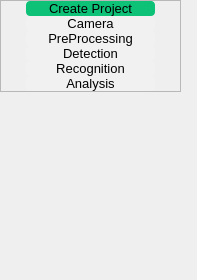
         <widget class="QWidget" name="createProject_Grid" native="true">
          <property name="maximumSize">
           <size>
            <width>197</width>
            <height>16777215</height>
           </size>
          </property>
          <layout class="QVBoxLayout" name="verticalLayout_16">
           <property name="spacing">
            <number>0</number>
           </property>
           <property name="leftMargin">
            <number>0</number>
           </property>
           <property name="topMargin">
            <number>0</number>
           </property>
           <property name="rightMargin">
            <number>0</number>
           </property>
           <property name="bottomMargin">
            <number>0</number>
           </property>
           <item>
            <widget class="QFrame" name="frame_12">
             <property name="sizePolicy">
              <sizepolicy hsizetype="Preferred" vsizetype="Expanding">
               <horstretch>0</horstretch>
               <verstretch>0</verstretch>
              </sizepolicy>
             </property>
             <property name="maximumSize">
              <size>
               <width>181</width>
               <height>406</height>
              </size>
             </property>
             <property name="styleSheet">
              <string notr="true">QPushButton{
	border-radius:4px;
	background-color:#F2F1F1;
}</string>
             </property>
             <property name="frameShape">
              <enum>QFrame::StyledPanel</enum>
             </property>
             <property name="frameShadow">
              <enum>QFrame::Raised</enum>
             </property>
             <layout class="QVBoxLayout" name="verticalLayout_15">
              <property name="spacing">
               <number>0</number>
              </property>
              <property name="leftMargin">
               <number>25</number>
              </property>
              <property name="topMargin">
               <number>0</number>
              </property>
              <property name="rightMargin">
               <number>25</number>
              </property>
              <property name="bottomMargin">
               <number>0</number>
              </property>
              <item>
               <widget class="QPushButton" name="createProjectButton">
                <property name="sizePolicy">
                 <sizepolicy hsizetype="Expanding" vsizetype="Expanding">
                  <horstretch>0</horstretch>
                  <verstretch>0</verstretch>
                 </sizepolicy>
                </property>
                <property name="maximumSize">
                 <size>
                  <width>16777215</width>
                  <height>40</height>
                 </size>
                </property>
                <property name="font">
                 <font>
                  <family>Arial</family>
                  <pointsize>10</pointsize>
                 </font>
                </property>
                <property name="styleSheet">
                 <string notr="true">QPushButton{
	background-color:#0DC177;
	border-radius:4px;
}</string>
                </property>
                <property name="text">
                 <string>Create Project</string>
                </property>
               </widget>
              </item>
              <item>
               <widget class="QPushButton" name="cameraButton">
                <property name="sizePolicy">
                 <sizepolicy hsizetype="Minimum" vsizetype="Expanding">
                  <horstretch>0</horstretch>
                  <verstretch>0</verstretch>
                 </sizepolicy>
                </property>
                <property name="maximumSize">
                 <size>
                  <width>16777215</width>
                  <height>40</height>
                 </size>
                </property>
                <property name="font">
                 <font>
                  <family>Arial</family>
                  <pointsize>10</pointsize>
                 </font>
                </property>
                <property name="styleSheet">
                 <string notr="true"/>
                </property>
                <property name="text">
                 <string>Camera</string>
                </property>
               </widget>
              </item>
              <item>
               <widget class="QPushButton" name="preprocessingButton">
                <property name="sizePolicy">
                 <sizepolicy hsizetype="Minimum" vsizetype="Fixed">
                  <horstretch>0</horstretch>
                  <verstretch>0</verstretch>
                 </sizepolicy>
                </property>
                <property name="maximumSize">
                 <size>
                  <width>16777215</width>
                  <height>40</height>
                 </size>
                </property>
                <property name="font">
                 <font>
                  <family>Arial</family>
                  <pointsize>10</pointsize>
                 </font>
                </property>
                <property name="text">
                 <string>PreProcessing</string>
                </property>
               </widget>
              </item>
              <item>
               <widget class="QPushButton" name="detectionButton">
                <property name="sizePolicy">
                 <sizepolicy hsizetype="Minimum" vsizetype="Expanding">
                  <horstretch>0</horstretch>
                  <verstretch>0</verstretch>
                 </sizepolicy>
                </property>
                <property name="maximumSize">
                 <size>
                  <width>16777215</width>
                  <height>40</height>
                 </size>
                </property>
                <property name="font">
                 <font>
                  <family>Arial</family>
                  <pointsize>10</pointsize>
                 </font>
                </property>
                <property name="styleSheet">
                 <string notr="true"/>
                </property>
                <property name="text">
                 <string>Detection</string>
                </property>
               </widget>
              </item>
              <item>
               <widget class="QPushButton" name="recognitionButton">
                <property name="sizePolicy">
                 <sizepolicy hsizetype="Minimum" vsizetype="Expanding">
                  <horstretch>0</horstretch>
                  <verstretch>0</verstretch>
                 </sizepolicy>
                </property>
                <property name="maximumSize">
                 <size>
                  <width>16777215</width>
                  <height>40</height>
                 </size>
                </property>
                <property name="font">
                 <font>
                  <family>Arial</family>
                  <pointsize>10</pointsize>
                 </font>
                </property>
                <property name="styleSheet">
                 <string notr="true"/>
                </property>
                <property name="text">
                 <string>Recognition</string>
                </property>
               </widget>
              </item>
              <item>
               <widget class="QPushButton" name="analysisButton">
                <property name="sizePolicy">
                 <sizepolicy hsizetype="Minimum" vsizetype="Expanding">
                  <horstretch>0</horstretch>
                  <verstretch>0</verstretch>
                 </sizepolicy>
                </property>
                <property name="maximumSize">
                 <size>
                  <width>16777215</width>
                  <height>40</height>
                 </size>
                </property>
                <property name="font">
                 <font>
                  <family>Arial</family>
                  <pointsize>10</pointsize>
                 </font>
                </property>
                <property name="text">
                 <string>Analysis</string>
                </property>
               </widget>
              </item>
             </layout>
            </widget>
           </item>
           <item>
            <spacer name="verticalSpacer">
             <property name="orientation">
              <enum>Qt::Vertical</enum>
             </property>
             <property name="sizeType">
              <enum>QSizePolicy::Fixed</enum>
             </property>
             <property name="sizeHint" stdset="0">
              <size>
               <width>20</width>
               <height>188</height>
              </size>
             </property>
            </spacer>
           </item>
          </layout>
         </widget>
